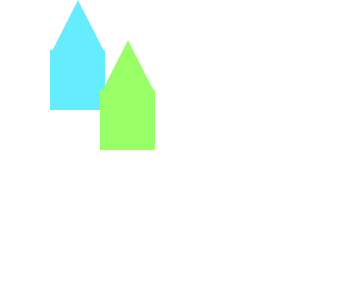
Frame 1 (no input)
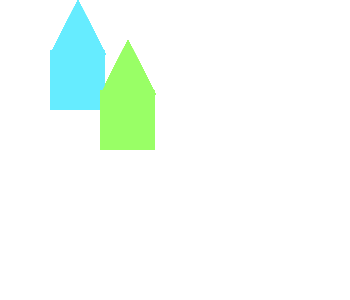
Frame 60 (the mouse pressed at the canvas centre just before this capture)
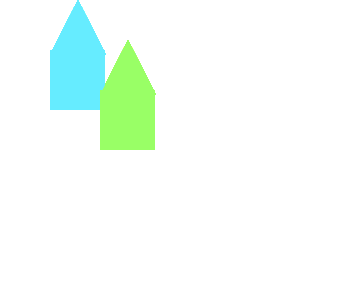
Frame 120 (the mouse held since frame 60 and released just before this capture)

The Processing sketch that drew these frames (run headless with seeded random() and noise(); from frame 60 on, the mouse is pressed at the canvas centre):

// Processing sketch: processing_172371
// ── processing_172371.pde

void setup() {
background(255);
size(350, 300);
}

void draw() {
fill(102, 236, 255);
noStroke();
rect(50, 50, 55, 60);
fill(153, 255, 102);
noStroke();
rect(100, 90, 55, 60);
int x=20;
int y=20;
int a=20;
int b=70;
fill(102, 236, 255);
noStroke();
triangle(30+y, 75-x, 58+y, 20-x, 86+y, 75-x);
fill(153, 255, 102);
noStroke();
triangle(30+b, 75+a, 58+b, 20+a, 86+b, 75+a);
}
